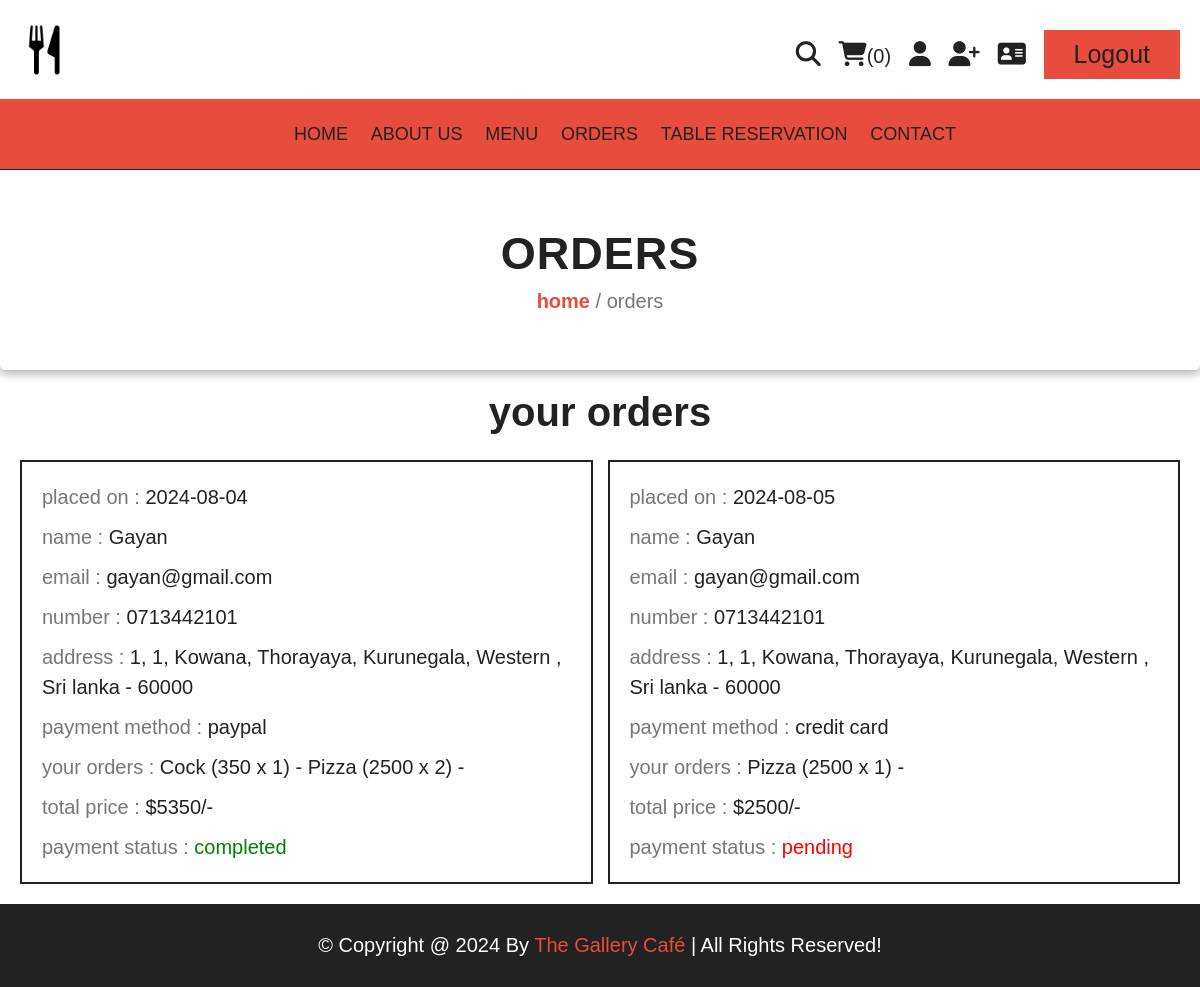
Screenshot of /orders.php (signed in) with the database file from the repository.
### tables this page shows
CREATE TABLE `orders` (
  `id` int(100) NOT NULL,
  `user_id` int(100) NOT NULL,
  `name` varchar(20) NOT NULL,
  `number` varchar(10) NOT NULL,
  `email` varchar(50) NOT NULL,
  `method` varchar(50) NOT NULL,
  `address` varchar(500) NOT NULL,
  `total_products` varchar(1000) NOT NULL,
  `total_price` int(100) NOT NULL,
  `placed_on` date NOT NULL DEFAULT current_timestamp(),
  `payment_status` varchar(20) NOT NULL DEFAULT 'pending'
);

### orders.php (the view, shortened to what this page needs)
<?php
include 'components/connect.php';
if(isset($_SESSION['user_id'])){
   $user_id = $_SESSION['user_id'];
}else{
   $user_id = '';
   header('location:home.php');
};
?>
<!DOCTYPE html>
<html lang="en">
<head>
   <link rel="stylesheet" href="https://cdnjs.cloudflare.com/ajax/libs/font-awesome/6.1.1/css/all.min.css">
   <link rel="stylesheet" href="css/style.css">
</head>
<body>
<?php include 'components/navbar.php'; ?>
<?php include 'components/navlinks.php'; ?>
<div class="heading">
   <h3>orders</h3>
   <p><a href="html.php">home</a> <span> / orders</span></p>
</div>
<section class="orders">
   <h1 class="title">your orders</h1>
   <div class="box-container">
   <?php
      if($user_id == ''){
         echo '<p class="empty">please login to see your orders</p>';
      }else{
         $select_orders = $conn->prepare("SELECT * FROM `orders` WHERE user_id = ?");
         $select_orders->execute([$user_id]);
         if($select_orders->rowCount() > 0){
            while($fetch_orders = $select_orders->fetch(PDO::FETCH_ASSOC)){
   ?>
   <div class="box">
      <p>placed on : <span><?= $fetch_orders['placed_on']; ?></span></p>
      <p>name : <span><?= $fetch_orders['name']; ?></span></p>
      <p>email : <span><?= $fetch_orders['email']; ?></span></p>
      <p>number : <span><?= $fetch_orders['number']; ?></span></p>
      <p>address : <span><?= $fetch_orders['address']; ?></span></p>
      <p>payment method : <span><?= $fetch_orders['method']; ?></span></p>
      <p>your orders : <span><?= $fetch_orders['total_products']; ?></span></p>
      <p>total price : <span>$<?= $fetch_orders['total_price']; ?>/-</span></p>
      <p> payment status : <span style="color:<?php if($fetch_orders['payment_status'] == 'pending'){ echo 'red'; }else{ echo 'green'; }; ?>"><?= $fetch_orders['payment_status']; ?></span> </p>
   </div>
   <?php
      }
      }else{
         echo '<p class="empty">no orders placed yet!</p>';
      }
      }
   ?>
   </div>
</section>
<?php include 'components/footer.php'; ?>
</body>
</html>

### css/style.css (style rules this page uses)
:root { --yellow:#e74c3c; --red:#e74c3c; --white:#fff; --black:#222; --light-color:#777; --border:.2rem solid var(--black); }
* { font-family: 'Montserrat', sans-serif; margin:0; padding:0; box-sizing: border-box; outline: none; border: none; text-decoration: none; }
html { font-size: 62.5%; overflow-x: hidden; scroll-behavior: smooth; stop-opacity: 7rem; }
section { margin:0 auto; max-width: 1200px; padding:2rem; }
.title { text-align: center; margin-bottom: 2.5rem; font-size: 4rem; color:var(--black); }
.heading { display: flex; align-items: center; justify-content: center; gap: 1rem; flex-flow: column; background: linear-gradient(135deg, var(--black), var(--dark-grey)); min-height: 20rem; padding: 3rem; border-radius: 0.5rem; box-shadow: 0 4px 8px rgba(0,0,0,0.3); }
.heading h3 { font-size: 4.5rem; color: var(--black); text-transform: uppercase; letter-spacing: 0.1rem; }
.heading p { font-size: 2rem; color: var(--light-color); }
.heading p a { color: var(--yellow); font-weight: bold; }
.orders .box-container { display: flex; flex-wrap: wrap; gap:1.5rem; align-items: flex-start; }
.orders .box-container .box { padding:1rem 2rem; border:var(--border); flex:1 1 40rem; }
.orders .box-container .box p { line-height: 1.5; margin:1rem 0; font-size: 2rem; color:var(--light-color); }
.orders .box-container .box p span { color:var(--black); }

### rows the page displays
orders: placed_on "2024-08-04", name "Gayan", email "gayan@gmail.com", number "0713442101", address "1, 1, Kowana, Thorayaya, Kurunegala, Western , Sri lanka - 60000", method "paypal", total_products "Cock (350 x 1) - Pizza (2500 x 2) -", total_price "5350", payment_status "completed"
orders: placed_on "2024-08-05", name "Gayan", email "gayan@gmail.com", number "0713442101", address "1, 1, Kowana, Thorayaya, Kurunegala, Western , Sri lanka - 60000", method "credit card", total_products "Pizza (2500 x 1) -", total_price "2500", payment_status "pending"

### other values shown
$total_cart_items "0"
